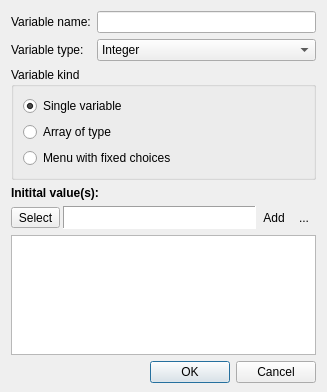
<?xml version="1.0" encoding="UTF-8"?>
<ui version="4.0">
 <class>EditVarDialog</class>
 <widget class="QDialog" name="EditVarDialog">
  <property name="geometry">
   <rect>
    <x>0</x>
    <y>0</y>
    <width>327</width>
    <height>392</height>
   </rect>
  </property>
  <property name="windowTitle">
   <string>Add variable</string>
  </property>
  <property name="windowIcon">
   <iconset resource="../../sharedcode/resources.qrc">
    <normaloff>:/resources/RES/ffficons/add.png</normaloff>:/resources/RES/ffficons/add.png</iconset>
  </property>
  <layout class="QVBoxLayout" name="verticalLayout_3">
   <property name="bottomMargin">
    <number>9</number>
   </property>
   <item>
    <layout class="QGridLayout" name="gridLayout_2">
     <item row="0" column="0">
      <widget class="QLabel" name="varNameLabel">
       <property name="text">
        <string>Variable name:</string>
       </property>
      </widget>
     </item>
     <item row="1" column="0">
      <widget class="QLabel" name="varTypeLabel">
       <property name="text">
        <string>Variable type:</string>
       </property>
      </widget>
     </item>
     <item row="0" column="1">
      <widget class="QLineEdit" name="varName"/>
     </item>
     <item row="1" column="1">
      <widget class="QComboBox" name="varType">
       <item>
        <property name="text">
         <string>Integer</string>
        </property>
       </item>
       <item>
        <property name="text">
         <string>Real</string>
        </property>
       </item>
       <item>
        <property name="text">
         <string>String</string>
        </property>
       </item>
       <item>
        <property name="text">
         <string>Boolean</string>
        </property>
       </item>
       <item>
        <property name="text">
         <string>2D point</string>
        </property>
       </item>
       <item>
        <property name="text">
         <string>3D point</string>
        </property>
       </item>
       <item>
        <property name="text">
         <string>Color</string>
        </property>
       </item>
       <item>
        <property name="text">
         <string>Function</string>
        </property>
       </item>
       <item>
        <property name="text">
         <string>Image</string>
        </property>
       </item>
       <item>
        <property name="text">
         <string>Class</string>
        </property>
       </item>
       <item>
        <property name="text">
         <string>Vector path</string>
        </property>
       </item>
       <item>
        <property name="text">
         <string>...</string>
        </property>
       </item>
      </widget>
     </item>
    </layout>
   </item>
   <item>
    <widget class="QGroupBox" name="PropertyTypeGB">
     <property name="title">
      <string>Variable kind</string>
     </property>
     <layout class="QVBoxLayout" name="verticalLayout_2">
      <item>
       <widget class="QRadioButton" name="radioButton">
        <property name="text">
         <string>Single variable</string>
        </property>
        <property name="checked">
         <bool>true</bool>
        </property>
       </widget>
      </item>
      <item>
       <widget class="QRadioButton" name="radioButton_2">
        <property name="text">
         <string>Array of type</string>
        </property>
       </widget>
      </item>
      <item>
       <widget class="QRadioButton" name="menuWithChoices">
        <property name="text">
         <string>Menu with fixed choices</string>
        </property>
       </widget>
      </item>
     </layout>
    </widget>
   </item>
   <item>
    <widget class="QLabel" name="InitValLabel">
     <property name="sizePolicy">
      <sizepolicy hsizetype="Preferred" vsizetype="Fixed">
       <horstretch>0</horstretch>
       <verstretch>0</verstretch>
      </sizepolicy>
     </property>
     <property name="font">
      <font>
       <weight>75</weight>
       <bold>true</bold>
      </font>
     </property>
     <property name="text">
      <string>Initital value(s):</string>
     </property>
    </widget>
   </item>
   <item>
    <layout class="QHBoxLayout" name="horizontalLayout_9">
     <property name="spacing">
      <number>0</number>
     </property>
     <item>
      <widget class="QStackedWidget" name="PageWidget">
       <property name="sizePolicy">
        <sizepolicy hsizetype="Preferred" vsizetype="Fixed">
         <horstretch>0</horstretch>
         <verstretch>0</verstretch>
        </sizepolicy>
       </property>
       <property name="currentIndex">
        <number>6</number>
       </property>
       <widget class="QWidget" name="IntegerValue">
        <layout class="QHBoxLayout" name="horizontalLayout_3">
         <property name="spacing">
          <number>3</number>
         </property>
         <property name="margin">
          <number>0</number>
         </property>
         <item>
          <widget class="QLabel" name="label_10">
           <property name="sizePolicy">
            <sizepolicy hsizetype="Fixed" vsizetype="Preferred">
             <horstretch>0</horstretch>
             <verstretch>0</verstretch>
            </sizepolicy>
           </property>
           <property name="text">
            <string>Integer:</string>
           </property>
          </widget>
         </item>
         <item>
          <widget class="QSpinBox" name="IntegerSpinBox">
           <property name="minimum">
            <number>-999999999</number>
           </property>
           <property name="maximum">
            <number>999999999</number>
           </property>
          </widget>
         </item>
        </layout>
       </widget>
       <widget class="QWidget" name="RealValue">
        <layout class="QHBoxLayout" name="horizontalLayout_4">
         <property name="spacing">
          <number>3</number>
         </property>
         <property name="margin">
          <number>0</number>
         </property>
         <item>
          <widget class="QLabel" name="label_11">
           <property name="sizePolicy">
            <sizepolicy hsizetype="Fixed" vsizetype="Preferred">
             <horstretch>0</horstretch>
             <verstretch>0</verstretch>
            </sizepolicy>
           </property>
           <property name="text">
            <string>Real:</string>
           </property>
          </widget>
         </item>
         <item>
          <widget class="QDoubleSpinBox" name="realSpinBox">
           <property name="decimals">
            <number>6</number>
           </property>
           <property name="minimum">
            <double>-999999999.000000000000000</double>
           </property>
           <property name="maximum">
            <double>999999999.000000000000000</double>
           </property>
          </widget>
         </item>
        </layout>
       </widget>
       <widget class="QWidget" name="TextBoxPage">
        <layout class="QHBoxLayout" name="horizontalLayout_7">
         <property name="spacing">
          <number>3</number>
         </property>
         <property name="margin">
          <number>0</number>
         </property>
         <item>
          <widget class="QLabel" name="label_12">
           <property name="text">
            <string>String:</string>
           </property>
          </widget>
         </item>
         <item>
          <widget class="QLineEdit" name="StringBox"/>
         </item>
        </layout>
       </widget>
       <widget class="QWidget" name="BooleanValue">
        <layout class="QVBoxLayout" name="verticalLayout_4">
         <property name="spacing">
          <number>3</number>
         </property>
         <property name="margin">
          <number>0</number>
         </property>
         <item>
          <widget class="QCheckBox" name="BoolBox">
           <property name="text">
            <string>Check for true, uncheck for false</string>
           </property>
          </widget>
         </item>
        </layout>
       </widget>
       <widget class="QWidget" name="PointBoxPage">
        <layout class="QHBoxLayout" name="horizontalLayout">
         <property name="spacing">
          <number>3</number>
         </property>
         <property name="margin">
          <number>0</number>
         </property>
         <item>
          <widget class="QLabel" name="label_4">
           <property name="sizePolicy">
            <sizepolicy hsizetype="Fixed" vsizetype="Preferred">
             <horstretch>0</horstretch>
             <verstretch>0</verstretch>
            </sizepolicy>
           </property>
           <property name="text">
            <string>X:</string>
           </property>
          </widget>
         </item>
         <item>
          <widget class="QDoubleSpinBox" name="p2x">
           <property name="minimum">
            <double>-999999999.000000000000000</double>
           </property>
           <property name="maximum">
            <double>999999999.000000000000000</double>
           </property>
          </widget>
         </item>
         <item>
          <widget class="QLabel" name="label_5">
           <property name="sizePolicy">
            <sizepolicy hsizetype="Fixed" vsizetype="Preferred">
             <horstretch>0</horstretch>
             <verstretch>0</verstretch>
            </sizepolicy>
           </property>
           <property name="text">
            <string>Y:</string>
           </property>
          </widget>
         </item>
         <item>
          <widget class="QDoubleSpinBox" name="p2y"/>
         </item>
        </layout>
       </widget>
       <widget class="QWidget" name="point3D">
        <layout class="QHBoxLayout" name="horizontalLayout_2">
         <property name="spacing">
          <number>3</number>
         </property>
         <property name="margin">
          <number>0</number>
         </property>
         <item>
          <widget class="QLabel" name="label_6">
           <property name="sizePolicy">
            <sizepolicy hsizetype="Fixed" vsizetype="Preferred">
             <horstretch>0</horstretch>
             <verstretch>0</verstretch>
            </sizepolicy>
           </property>
           <property name="text">
            <string>X:</string>
           </property>
          </widget>
         </item>
         <item>
          <widget class="QDoubleSpinBox" name="p3x">
           <property name="sizePolicy">
            <sizepolicy hsizetype="Ignored" vsizetype="Fixed">
             <horstretch>0</horstretch>
             <verstretch>0</verstretch>
            </sizepolicy>
           </property>
           <property name="minimum">
            <double>-999999999.000000000000000</double>
           </property>
           <property name="maximum">
            <double>999999999.000000000000000</double>
           </property>
          </widget>
         </item>
         <item>
          <widget class="QLabel" name="label_7">
           <property name="sizePolicy">
            <sizepolicy hsizetype="Fixed" vsizetype="Preferred">
             <horstretch>0</horstretch>
             <verstretch>0</verstretch>
            </sizepolicy>
           </property>
           <property name="text">
            <string>Y:</string>
           </property>
          </widget>
         </item>
         <item>
          <widget class="QDoubleSpinBox" name="p3y">
           <property name="sizePolicy">
            <sizepolicy hsizetype="Ignored" vsizetype="Fixed">
             <horstretch>0</horstretch>
             <verstretch>0</verstretch>
            </sizepolicy>
           </property>
           <property name="minimum">
            <double>-999999999.000000000000000</double>
           </property>
           <property name="maximum">
            <double>999999999.000000000000000</double>
           </property>
          </widget>
         </item>
         <item>
          <widget class="QLabel" name="label_8">
           <property name="sizePolicy">
            <sizepolicy hsizetype="Fixed" vsizetype="Preferred">
             <horstretch>0</horstretch>
             <verstretch>0</verstretch>
            </sizepolicy>
           </property>
           <property name="text">
            <string>Z:</string>
           </property>
          </widget>
         </item>
         <item>
          <widget class="QDoubleSpinBox" name="p3z">
           <property name="sizePolicy">
            <sizepolicy hsizetype="Ignored" vsizetype="Fixed">
             <horstretch>0</horstretch>
             <verstretch>0</verstretch>
            </sizepolicy>
           </property>
           <property name="minimum">
            <double>-999999999.000000000000000</double>
           </property>
           <property name="maximum">
            <double>999999999.000000000000000</double>
           </property>
          </widget>
         </item>
        </layout>
       </widget>
       <widget class="QWidget" name="Color">
        <layout class="QHBoxLayout" name="horizontalLayout_5">
         <property name="spacing">
          <number>3</number>
         </property>
         <property name="margin">
          <number>0</number>
         </property>
         <item>
          <widget class="QToolButton" name="SetColorToolButton">
           <property name="text">
            <string>Select</string>
           </property>
           <property name="icon">
            <iconset resource="../../sharedcode/resources.qrc">
             <normaloff>:/resources/RES/ffficons/palette.png</normaloff>:/resources/RES/ffficons/palette.png</iconset>
           </property>
           <property name="toolButtonStyle">
            <enum>Qt::ToolButtonTextBesideIcon</enum>
           </property>
          </widget>
         </item>
         <item>
          <widget class="QFrame" name="ColorFrame">
           <property name="sizePolicy">
            <sizepolicy hsizetype="Ignored" vsizetype="Preferred">
             <horstretch>0</horstretch>
             <verstretch>0</verstretch>
            </sizepolicy>
           </property>
           <property name="palette">
            <palette>
             <active>
              <colorrole role="Base">
               <brush brushstyle="SolidPattern">
                <color alpha="255">
                 <red>255</red>
                 <green>255</green>
                 <blue>255</blue>
                </color>
               </brush>
              </colorrole>
              <colorrole role="Window">
               <brush brushstyle="SolidPattern">
                <color alpha="255">
                 <red>255</red>
                 <green>255</green>
                 <blue>255</blue>
                </color>
               </brush>
              </colorrole>
             </active>
             <inactive>
              <colorrole role="Base">
               <brush brushstyle="SolidPattern">
                <color alpha="255">
                 <red>255</red>
                 <green>255</green>
                 <blue>255</blue>
                </color>
               </brush>
              </colorrole>
              <colorrole role="Window">
               <brush brushstyle="SolidPattern">
                <color alpha="255">
                 <red>255</red>
                 <green>255</green>
                 <blue>255</blue>
                </color>
               </brush>
              </colorrole>
             </inactive>
             <disabled>
              <colorrole role="Base">
               <brush brushstyle="SolidPattern">
                <color alpha="255">
                 <red>255</red>
                 <green>255</green>
                 <blue>255</blue>
                </color>
               </brush>
              </colorrole>
              <colorrole role="Window">
               <brush brushstyle="SolidPattern">
                <color alpha="255">
                 <red>255</red>
                 <green>255</green>
                 <blue>255</blue>
                </color>
               </brush>
              </colorrole>
             </disabled>
            </palette>
           </property>
           <property name="autoFillBackground">
            <bool>true</bool>
           </property>
           <property name="frameShape">
            <enum>QFrame::Panel</enum>
           </property>
           <property name="frameShadow">
            <enum>QFrame::Sunken</enum>
           </property>
          </widget>
         </item>
        </layout>
       </widget>
       <widget class="QWidget" name="FunctionPage">
        <layout class="QHBoxLayout" name="horizontalLayout_8">
         <property name="spacing">
          <number>3</number>
         </property>
         <property name="margin">
          <number>0</number>
         </property>
         <item>
          <widget class="QLabel" name="FunctionLabel">
           <property name="sizePolicy">
            <sizepolicy hsizetype="Ignored" vsizetype="Preferred">
             <horstretch>0</horstretch>
             <verstretch>0</verstretch>
            </sizepolicy>
           </property>
           <property name="text">
            <string>Empty function</string>
           </property>
          </widget>
         </item>
         <item>
          <widget class="QToolButton" name="WriteFunctionButton">
           <property name="text">
            <string>Write</string>
           </property>
           <property name="icon">
            <iconset resource="../../sharedcode/resources.qrc">
             <normaloff>:/resources/RES/ffficons/page_edit.png</normaloff>:/resources/RES/ffficons/page_edit.png</iconset>
           </property>
           <property name="toolButtonStyle">
            <enum>Qt::ToolButtonTextBesideIcon</enum>
           </property>
          </widget>
         </item>
         <item>
          <widget class="QToolButton" name="SelectFunctionButton">
           <property name="text">
            <string>Select</string>
           </property>
           <property name="icon">
            <iconset resource="../../sharedcode/resources.qrc">
             <normaloff>:/resources/RES/ffficons/folder.png</normaloff>:/resources/RES/ffficons/folder.png</iconset>
           </property>
           <property name="toolButtonStyle">
            <enum>Qt::ToolButtonTextBesideIcon</enum>
           </property>
          </widget>
         </item>
        </layout>
       </widget>
       <widget class="QWidget" name="Resource">
        <layout class="QHBoxLayout" name="horizontalLayout_6">
         <property name="spacing">
          <number>3</number>
         </property>
         <property name="margin">
          <number>0</number>
         </property>
         <item>
          <widget class="QLabel" name="ResName_label">
           <property name="text">
            <string>(Not selected)</string>
           </property>
          </widget>
         </item>
         <item>
          <widget class="QToolButton" name="NullresourceButton">
           <property name="text">
            <string>NULL</string>
           </property>
           <property name="icon">
            <iconset resource="../../sharedcode/resources.qrc">
             <normaloff>:/resources/RES/ffficons/cross.png</normaloff>:/resources/RES/ffficons/cross.png</iconset>
           </property>
           <property name="toolButtonStyle">
            <enum>Qt::ToolButtonTextBesideIcon</enum>
           </property>
          </widget>
         </item>
         <item>
          <widget class="QToolButton" name="SelectResourceButton">
           <property name="text">
            <string>Select</string>
           </property>
           <property name="icon">
            <iconset resource="../../sharedcode/resources.qrc">
             <normaloff>:/resources/RES/ffficons/folder.png</normaloff>:/resources/RES/ffficons/folder.png</iconset>
           </property>
           <property name="toolButtonStyle">
            <enum>Qt::ToolButtonTextBesideIcon</enum>
           </property>
          </widget>
         </item>
        </layout>
       </widget>
      </widget>
     </item>
     <item>
      <widget class="QToolButton" name="AddToArrayButton">
       <property name="text">
        <string>Add</string>
       </property>
       <property name="icon">
        <iconset resource="../../sharedcode/resources.qrc">
         <normaloff>:/resources/RES/ffficons/add.png</normaloff>:/resources/RES/ffficons/add.png</iconset>
       </property>
       <property name="shortcut">
        <string>Return</string>
       </property>
       <property name="toolButtonStyle">
        <enum>Qt::ToolButtonIconOnly</enum>
       </property>
       <property name="autoRaise">
        <bool>true</bool>
       </property>
      </widget>
     </item>
     <item>
      <widget class="QToolButton" name="DelFromArray">
       <property name="text">
        <string>...</string>
       </property>
       <property name="icon">
        <iconset resource="../../sharedcode/resources.qrc">
         <normaloff>:/resources/RES/ffficons/delete.png</normaloff>:/resources/RES/ffficons/delete.png</iconset>
       </property>
       <property name="shortcut">
        <string>Del</string>
       </property>
       <property name="autoRaise">
        <bool>true</bool>
       </property>
      </widget>
     </item>
    </layout>
   </item>
   <item>
    <widget class="QListWidget" name="ArrayList">
     <property name="sizePolicy">
      <sizepolicy hsizetype="Expanding" vsizetype="Preferred">
       <horstretch>0</horstretch>
       <verstretch>0</verstretch>
      </sizepolicy>
     </property>
     <property name="editTriggers">
      <set>QAbstractItemView::NoEditTriggers</set>
     </property>
     <property name="dragEnabled">
      <bool>true</bool>
     </property>
     <property name="dragDropMode">
      <enum>QAbstractItemView::DragDrop</enum>
     </property>
     <property name="defaultDropAction">
      <enum>Qt::MoveAction</enum>
     </property>
     <property name="selectionMode">
      <enum>QAbstractItemView::ExtendedSelection</enum>
     </property>
    </widget>
   </item>
   <item>
    <layout class="QHBoxLayout" name="horizontalLayout_10">
     <item>
      <spacer name="horizontalSpacer">
       <property name="orientation">
        <enum>Qt::Horizontal</enum>
       </property>
       <property name="sizeHint" stdset="0">
        <size>
         <width>40</width>
         <height>20</height>
        </size>
       </property>
      </spacer>
     </item>
     <item>
      <widget class="QPushButton" name="OKbutton">
       <property name="text">
        <string>OK</string>
       </property>
       <property name="default">
        <bool>true</bool>
       </property>
      </widget>
     </item>
     <item>
      <widget class="QPushButton" name="CancelButton">
       <property name="text">
        <string>Cancel</string>
       </property>
      </widget>
     </item>
    </layout>
   </item>
   <item>
    <spacer name="verticalSpacer">
     <property name="orientation">
      <enum>Qt::Vertical</enum>
     </property>
     <property name="sizeHint" stdset="0">
      <size>
       <width>20</width>
       <height>0</height>
      </size>
     </property>
    </spacer>
   </item>
  </layout>
 </widget>
 <resources>
  <include location="../../sharedcode/resources.qrc"/>
  <include location="../../sharedcode/resources.qrc"/>
  <include location="../../sharedcode/resources.qrc"/>
  <include location="../../sharedcode/resources.qrc"/>
  <include location="../../sharedcode/resources.qrc"/>
 </resources>
 <connections>
  <connection>
   <sender>CancelButton</sender>
   <signal>clicked()</signal>
   <receiver>EditVarDialog</receiver>
   <slot>reject()</slot>
   <hints>
    <hint type="sourcelabel">
     <x>295</x>
     <y>338</y>
    </hint>
    <hint type="destinationlabel">
     <x>474</x>
     <y>243</y>
    </hint>
   </hints>
  </connection>
 </connections>
</ui>
